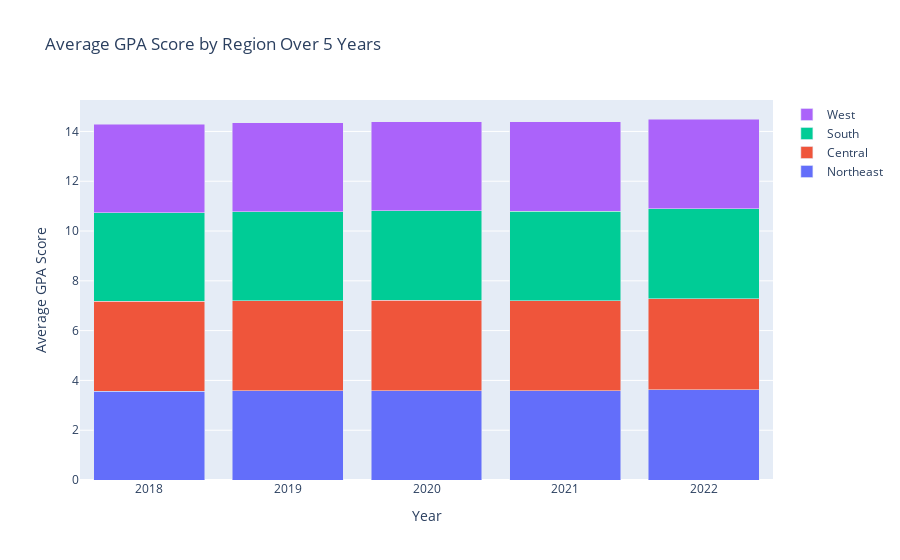

The notebook cell saved with this chart:
### Code cell
df2_tidy = pd.DataFrame({
    'Year': [2018, 2019, 2020, 2021, 2022],
    'Northeast': [3.57, 3.58, 3.59, 3.58, 3.62],
    'Central': [3.61, 3.62, 3.63, 3.63, 3.66],
    'South': [3.55, 3.57, 3.59, 3.59, 3.62],
    'West': [3.55, 3.57, 3.58, 3.59, 3.60]
})


traces = []
for region in ['Northeast', 'Central', 'South', 'West']:
    trace = go.Bar(
        x=df2_tidy['Year'],
        y=df2_tidy[region],
        name=region,
        hoverinfo='y+name'
    )
    traces.append(trace)
    
layout = go.Layout(
    title='Average GPA Score by Region Over 5 Years',
    xaxis=dict(title='Year'),
    yaxis=dict(title='Average GPA Score'),
    barmode='stack'
)
fig = go.Figure(data=traces, layout=layout)

fig.show()

### Figure 1 — Plotly figure (JSON) as saved in the notebook; plotly's stock layout.template omitted (floating-point values rounded to 4 significant figures)
{"data": [{"hoverinfo": "y+name", "name": "Northeast", "type": "bar", "x": [2018, 2019, 2020, 2021, 2022], "y": [3.57, 3.58, 3.59, 3.58, 3.62]}, {"hoverinfo": "y+name", "name": "Central", "type": "bar", "x": [2018, 2019, 2020, 2021, 2022], "y": [3.61, 3.62, 3.63, 3.63, 3.66]}, {"hoverinfo": "y+name", "name": "South", "type": "bar", "x": [2018, 2019, 2020, 2021, 2022], "y": [3.55, 3.57, 3.59, 3.59, 3.62]}, {"hoverinfo": "y+name", "name": "West", "type": "bar", "x": [2018, 2019, 2020, 2021, 2022], "y": [3.55, 3.57, 3.58, 3.59, 3.6]}], "layout": {"autosize": true, "barmode": "stack", "title": {"text": "Average GPA Score by Region Over 5 Years"}, "xaxis": {"autorange": true, "range": [2018.0, 2022.0], "title": {"text": "Year"}, "type": "linear"}, "yaxis": {"autorange": true, "range": [0, 15.26], "title": {"text": "Average GPA Score"}, "type": "linear"}}}
